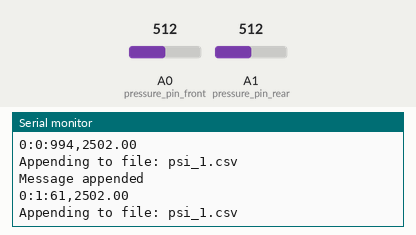
Bench run of a sketch on a simulated Arduino Uno, built with avr-gcc and run on an emulated ATmega328P. Shown: the last lines printed to the serial monitor. The inputs (shaded band) are chosen by the test bench; at power-on: A0 (pressure_pin_front) = 512, A1 (pressure_pin_rear) = 512. Storage starts empty.

Above: at 1.2 s.
1.3 s: A0 (pressure_pin_front) set to 216
At 2.0 s:
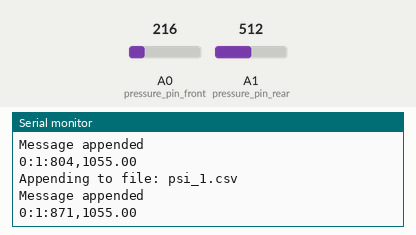
4.3 s: A0 (pressure_pin_front) set to 194
At 4.8 s:
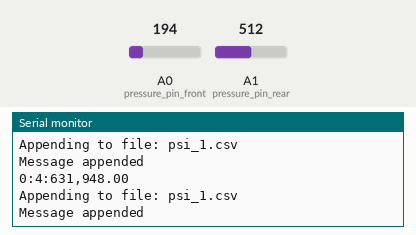
13.3 s: A0 (pressure_pin_front) set to 22
At 13.8 s:
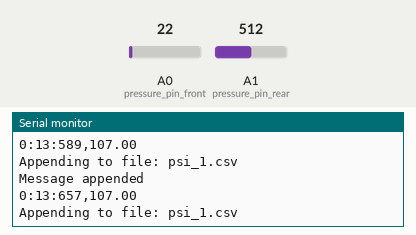
16.3 s: A0 (pressure_pin_front) set to 19
At 17.2 s:
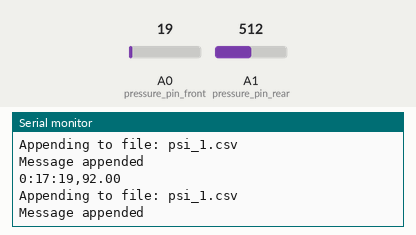
Timing chart, 0 to 18.8 s (numbered marks = the images above; inputs shaded):
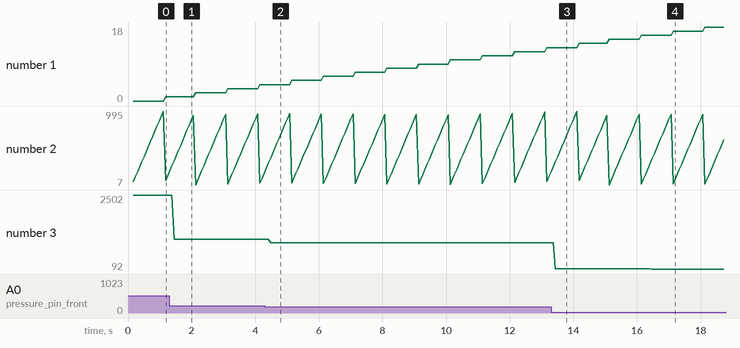

Measured:
- the behaviour switches between 205 and 204 on A0 (pressure_pin_front) (found by bisection; images 1 and 2)
- the behaviour switches between 21 and 20 on A0 (pressure_pin_front) (found by bisection; images 3 and 4)
- after the input at 1.3 s, the serial monitor: prints a new line after 0.15 s (image 1)
- plotted number 3: 2502 → 1055 after the input at 1.3 s

The sketch:

brake_datalogging.ino
```cpp
#include <SPI.h>
#include <SD.h>

const int chipSelect = 10;

char written_values[50]; // Adjust size based on your expected string length
unsigned long epochMillis = 0; // Define a fixed epoch (e.g., when the program starts)

const int pressure_pin_front = A0; // analog input for sensor input, gpio0, adc11
const int pressure_pin_rear = A1;
unsigned long gpioTimer = 0;        // Timer for GPIO polling
String status_fr = "";
String status_re = "";
String currentFilename;  // Global variable to store the filename

// Function to generate a unique filename
String generateFileName() {
  int fileNum = 1;
  String fileName;
  while (true) {
    fileName = "psi_" + String(fileNum) + ".csv";
    if (!SD.exists(fileName)) {
      break;
    }
    fileNum++;
  }
  return fileName;
}

void writeFile(String path, String message)
{
  Serial.print("Writing file: ");
  Serial.println(path);

  File file = SD.open(path, FILE_WRITE);
  if (!file)
  {
    Serial.println("Failed to open file for writing");
    return;
  }
  if (file.print(message))
  {
    Serial.println("File written");
  }
  else
  {
    Serial.println("Write failed");
  }
  file.close();
}

void appendFile(String path, String message)
{
  Serial.print("Appending to file: ");
  Serial.println(path);

  File file = SD.open(path, FILE_WRITE);
  if (!file)
  {
    Serial.println("Failed to open file for appending");
    return;
  }
  if (file.println(message))  // Changed from print to println
  {
    Serial.println("Message appended");
  }
  else
  {
    Serial.println("Append failed");
  }
  file.close();
}

void setup()
{
  Serial.begin(9600); // Adjusted baud rate to a common value for Arduino Uno
  while (!Serial);  // Wait for serial port to connect

  epochMillis = millis();

  pinMode(pressure_pin_front, INPUT);
  pinMode(pressure_pin_rear, INPUT);


  Serial.print("Initializing SD card...");

  if (!SD.begin(chipSelect)) {
    Serial.println("Card Mount Failed");
    while(1); // Loop forever if SD card fails to initialize
  }

  Serial.println("SD card initialized.");

  // Generate a unique filename only once during setup
  currentFilename = generateFileName();

  // Create and write the header to the new file
  writeFile(currentFilename, "time, pressure");
  Serial.print("Writing to file: ");
  Serial.println(currentFilename);
}

void loop(){
  if (millis() - gpioTimer >= 50){
    gpioTimer = millis();
    unsigned long elapsedMillis = millis() - epochMillis;
    unsigned long currentMinutes = (elapsedMillis / (1000 * 60)) % 60; // Minutes elapsed since epoch
    unsigned long currentSeconds = (elapsedMillis / 1000) % 60;  // seconds in the current minute
    unsigned long currentMilliseconds = elapsedMillis % 1000;

    int adc_fr = analogRead(pressure_pin_front);
    int adc_re = analogRead(pressure_pin_rear);

    // Scale the pressure values. These are rough conversions, adjust as needed
    float pres_fr = map(adc_fr, 0, 1023, 0, 5000);  // Example: 0-5000 PSI
    float pres_re = map(adc_re, 0, 1023, 0, 5000);  // Example: 0-5000 PSI

    // Format the data string
    String dataString = String(currentMinutes) + ":" + String(currentSeconds) + ":" + String(currentMilliseconds) + "," + String(pres_fr);

    // Append data to the file - using global filename
    appendFile(currentFilename, dataString);

    Serial.println(dataString); // Optionally print to serial monitor

    // delay(10); // Add a small delay for SD card stability
  }
}
```
